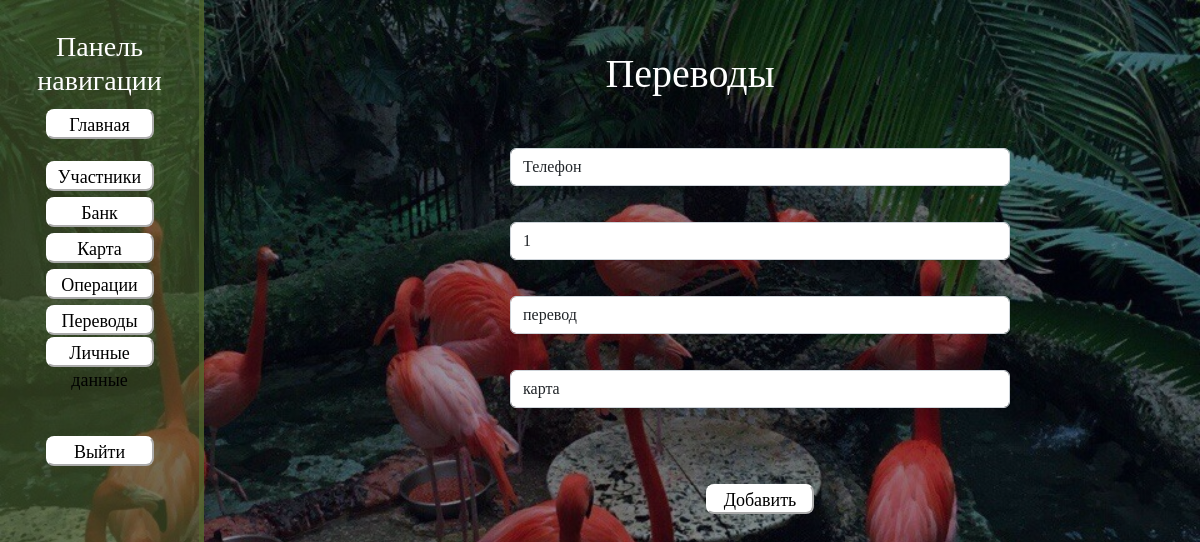
/1/update_translation (signed in), run on the app's committed database.
### main/models.py (models this page shows, shortened)
class Translation(models.Model):
    STATUS_CHOICES = (
        ('draft', 'Draft'),
        ('published', 'Published'),
    )
    device = models.CharField(max_length=30)
    participant_id = models.ForeignKey(TranslationParticipants, on_delete=models.CASCADE)
    operation = models.CharField(max_length=30)
    number_type = models.CharField(max_length=30)

### main/views.py (the view)
# urls.py: path('<int:pk>/update_translation', views.UpdateTranslation.as_view(), name='update_translation'),
class UpdateTranslation(UpdateView):
    model = Translation
    template_name = 'main/Translations/create_translation.html'
    form_class = TranslationForm
    success_url = '/output/4'

### main/forms.py
class TranslationForm(ModelForm):
    class Meta:
        model = Translation
        fields = ['device', 'participant_id', 'operation', 'number_type']
        widgets = {
            "device": TextInput(attrs={
                'class': 'form-control',
                'placeholder': 'Устройство с которого выполнен перевод'}),
            "participant_id": TextInput(attrs={
                'class': 'form-control',
                'placeholder': 'id Участника перевода'}),
            "operation": TextInput(attrs={
                'class': 'form-control',
                'placeholder': 'Операция'}),
            "number_type": TextInput(attrs={
                'class': 'form-control',
                'placeholder': 'Тип номера по которому был совершен перевод'}),
        }

### main/templates/main/Translations/create_translation.html (shortened to what this page needs)
{% extends 'main/navigation.html' %}
{% block content %}
    <div class="features">
    <h1>Переводы</h1>
    <form method="post">
        {{ form.device }}<br>
        {{ form.participant_id }}<br>
        {{ form.operation }}<br>
        {{ form.number_type }}<br>
        <br>
        <button type="submit"> Добавить </button>
    </form>
    </div>
{% endblock %}

### main/static/main/css/main.css (style rules this page uses)
body { background: linear-gradient(rgba(0,0,0,0.4), rgba(0,0,0,0.4)), url('../img/bgrnd.jpg'); background-repeat: no-repeat; background-size: cover; background-attachment: fixed; background-position: top; color: #fff; font-family: Gabriola; font-size: 2vw; }
form { margin-left: 30%; width: 500px; margin-top: 50px; }
main .features { float: left; margin-left: 20vw; margin-top: 50px; text-align: center; width: 75%; }
button { font-size: 1.5vw; width: 9vw; height: 2.5vw; text-align: center; border-radius: 8px; border-color: white; background-color: white; font-family: Gabriola; }

### data on the page
Translation: device "Телефон", participant_id "1", operation "перевод", number_type "карта"
